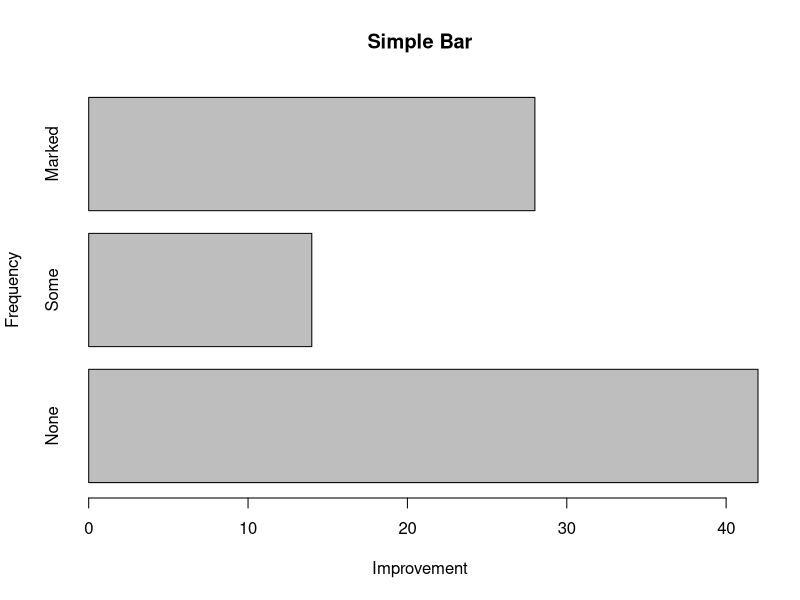
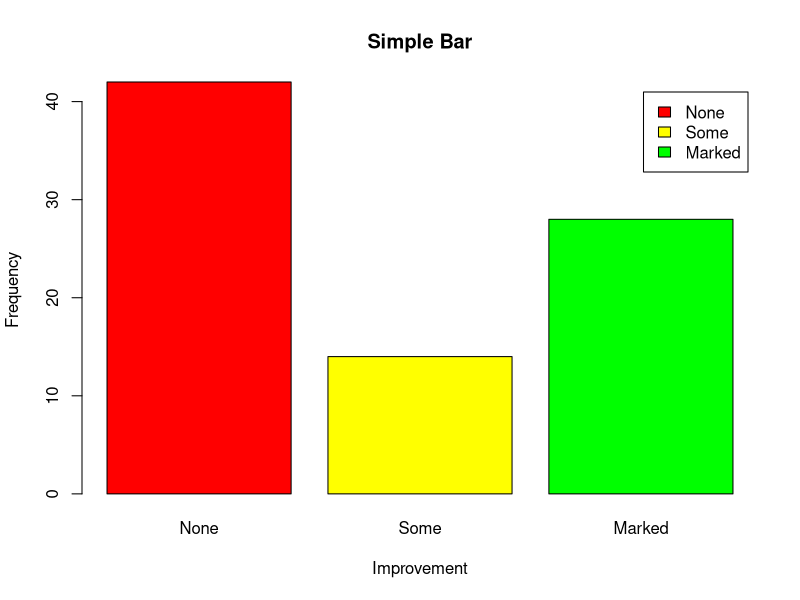
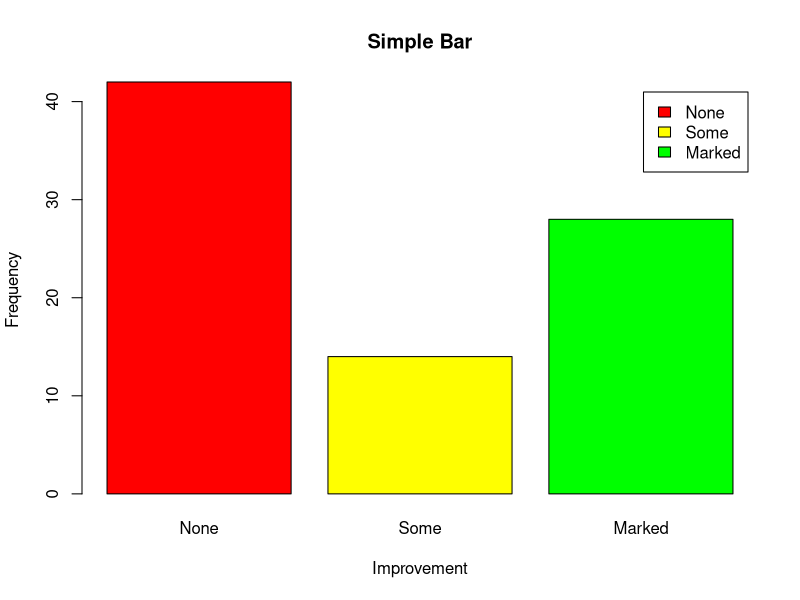
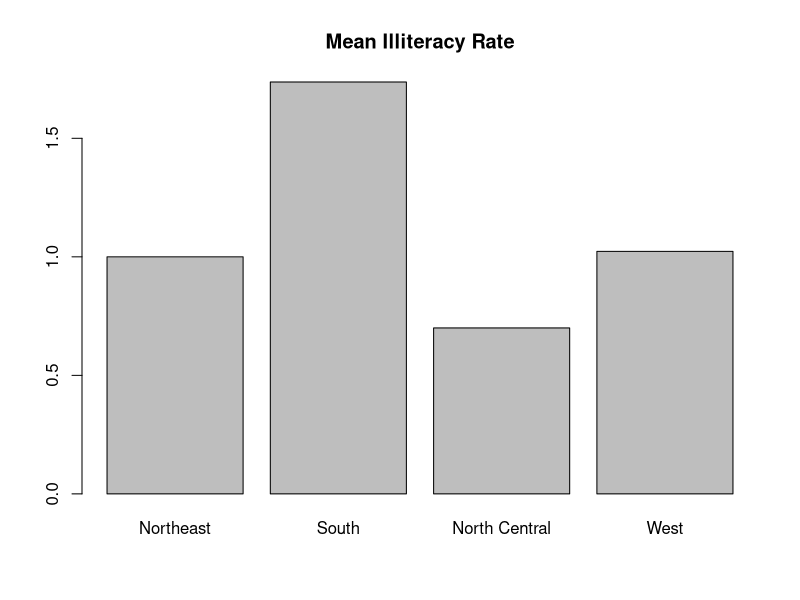
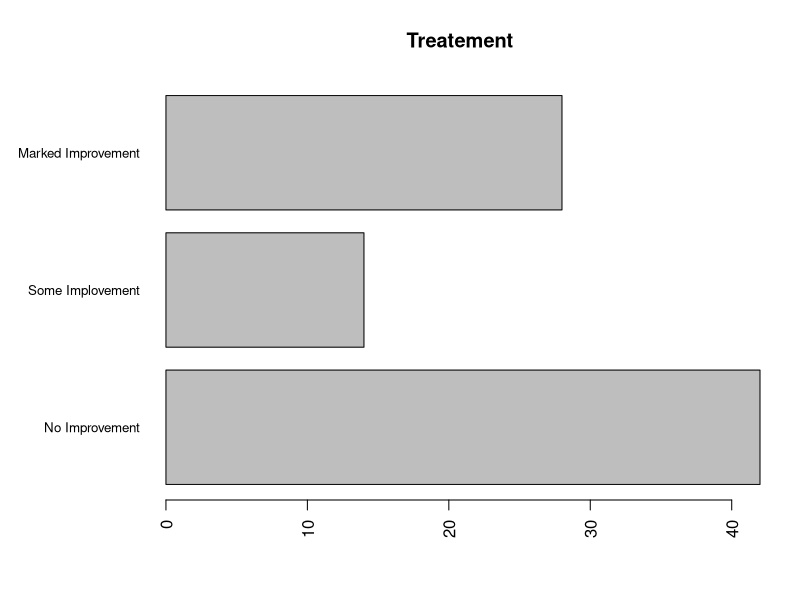

Write R code to recreate these figures, in order.
library(grid)
library(vcd) #引入数据集合而已
counts <- table(Arthritis$Improved)
print(counts)
#普通条形图
barplot(counts, main="Simple Bar", xlab="Improvement", ylab = "Frequency", horiz=TRUE)
#分组条形图
barplot(counts, main="Simple Bar", xlab="Improvement", ylab = "Frequency", col = c("red", "yellow", "green"), legend=rownames(counts), beside=TRUE)#加入了颜色的设置
#堆砌条形图
barplot(counts, main="Simple Bar", xlab="Improvement", ylab = "Frequency", col = c("red", "yellow", "green"), legend=rownames(counts))
#排序后均值的条形图
states <- data.frame(state.region, state.x77)
means <- aggregate(states$Illiteracy, by = list(state.region), FUN = mean)
print(means)
barplot(means$x, names.arg=means$Group.1)
title("Mean Illiteracy Rate")
#分步骤的进行图形的调试
par(mar=c(5,8,4,2))
par(las=2)
counts <- table(Arthritis$Improved)
barplot(counts, main="Treatement", horiz=TRUE, cex.names=0.8, names.arg=c("No Improvement", "Some Implovement", "Marked Improvement"))#cex.names=0.8缩小字体大小
